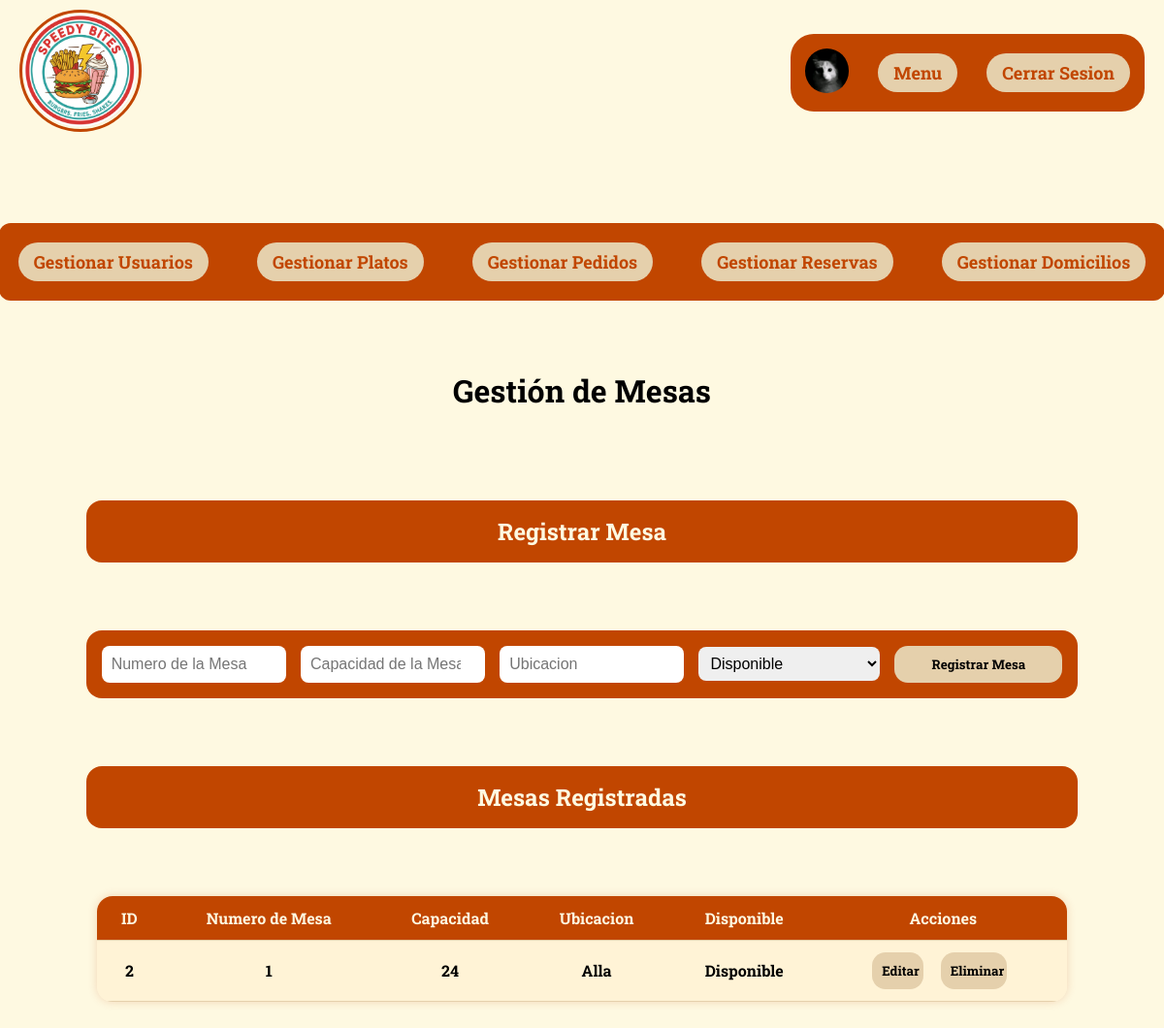
Page /Vista/html/mesas.php (signed in) on the committed database.
### tables this page shows
CREATE TABLE `mesas` (
  `ID_R` int(5) NOT NULL,
  `NumeroMesa` int(11) NOT NULL,
  `Capacidad` int(50) NOT NULL,
  `Ubicacion` varchar(255) NOT NULL,
  `Disponibilidad` tinyint(1) NOT NULL
);

### Modelo/ModeloMesas.php (called while the page is built, shortened)
<?php
require_once(ROOT_PATH . 'Configuracion/conexion.php');
class Mesas {
    public $db;
    public function __construct() {
        $this->db = DB::connect();
    }
    public function obtenerMesas() {
        $sql = "SELECT * FROM mesas";
        $stmt = $this->db->query($sql);
        return $stmt->fetchAll(PDO::FETCH_ASSOC);
    }
}

### Configuracion/conexion.php (called while the page is built, shortened)
<?php
class DB{
    private static $host = "localhost";
    private static $dbname = "resad";
    private static $username = "Adless";
    private static $password = "115";
    private static $charset = "utf8mb4";
    private static $pdo = null;
    public static function connect(){
        if(self::$pdo === null){
            try{
                $dn = "mysql:host=". self::$host.";dbname=". self::$dbname.";charset=".self::$charset;
                self::$pdo = new PDO($dn,self::$username,self::$password);
                self::$pdo->setAttribute(PDO::ATTR_ERRMODE, PDO::ERRMODE_EXCEPTION);
            }
            catch(PDOException $e){
                die("Error de conexion".$e -> getMessage());
            }
        }
        return self::$pdo;
    }
}
?>

### Vista/html/mesas.php (the view, shortened to what this page needs)
<?php
require_once '../../Modelo/ModeloMesas.php';
$usuario = $_SESSION['usuario_logueado'];
$mesas = $_SESSION['lista_mesas'] ?? [];
if ($usuario['Rolusu'] === 'Administrador' && empty($_SESSION['lista_mesas'])) {
    $modelreserva = new Mesas();
    $_SESSION['lista_mesas'] = $modelreserva->obtenerMesas();
    $mesas = $_SESSION['lista_mesas'];
}
?>
<!DOCTYPE html>
<html lang="es">
<head>
    <link href="../css/perfil.css" rel="stylesheet">
</head>
<body>
<?php if ($usuario): ?>
    <?php if ($usuario['Rolusu'] === 'Administrador'): ?>
        <nav>
            <ul>
                <li>
                    <a href="../../index.php">
                        <img src="../img/Logo.png" id="logo" alt="Logo">
                    </a>
                </li>
                <div id="navbotones">
                    <li>
                        <a href="./perfil.php">
                            <img id="fpp" src="../img/uP/<?= htmlspecialchars($usuario['ImagenPerfil'] ?? 'default.png') ?>" alt="Foto de perfil">
                        </a>
                    </li>
                    <li><a class="botonesnav" href="./menu.php">Menu</a></li>
                    <li><a class="botonesnav" href="../../Controlador/usuarioController.php?action=cerrarSesion">Cerrar Sesion</a></li>
                </div>
            </ul>
        </nav>
    <?php endif; ?>
<?php endif; ?>
<div class="Contenedor">
    <?php if ($usuario['Rolusu'] === 'Administrador'): ?>
     <div id="opciones">
        <a class="botonesnav" href="./perfil.php">Gestionar Usuarios</a>
        <a class="botonesnav" href="./rplato.php">Gestionar Platos</a>
        <a class="botonesnav" href="./pedidos.php">Gestionar Pedidos</a>
        <a class="botonesnav" href="./reservas.php">Gestionar Reservas</a>
        <a class="botonesnav" href="./domicilios.php">Gestionar Domicilios</a>
    </div>
    <div class="GesAdmin">
        <h1>Gestión de Mesas</h1>
        <h2 class="Crear">Registrar Mesa</h2>
        <form class="Crear" method="POST" action="../../Controlador/ReservaController.php?action=RegistrarR">
            <input type="number" name="NM" placeholder="Numero de la Mesa" required>
            <input type="number" name="CaP" placeholder="Capacidad de la Mesa" required>
            <input type="text" name="UB" placeholder="Ubicacion" required>
            <select name="DP">
                <option value="1">Disponible</option>
            </select>
            <button id="btn" type="submit">Registrar Mesa</button>
        </form>
        <h2 class="Crear">Mesas Registradas</h2>
        <table>
            <tr>
                <th>ID</th><th>Numero de Mesa</th><th>Capacidad</th><th>Ubicacion</th><th>Disponible</th><th>Acciones</th>
            </tr>
            <?php foreach ($mesas as $m): ?>
            <tr>
                <td><?= htmlspecialchars($m['ID_R']) ?></td>
                <td><?= htmlspecialchars($m['NumeroMesa']) ?></td>
                <td><?= htmlspecialchars($m['Capacidad']) ?></td>
                <td><?= htmlspecialchars($m['Ubicacion']) ?></td>
                <td><?= $m['Disponibilidad'] == 1 ? "Disponible" : "No disponible" ?></td>
                <td>
                    <form method="POST" action="reserva.php">
                        <button id="btn" type="submit">Editar</button>
                    </form>
                    <form method="POST" action="../../Controlador/ReservaController.php?action=EliminarR">
                        <button id="btn" type="submit" class="delete">Eliminar</button>
                    </form>
                </td>
            </tr>
            <?php endforeach; ?>
        </table>
    </div>
    <?php endif; ?>
</div>
</body>
</html>

### Vista/css/perfil.css (style rules this page uses)
* { text-decoration: none; text-decoration-line: none; }
body { font-family: "Roboto Slab", serif; font-optical-sizing: auto; font-weight: bold; font-style: normal; background-color: #FEF9E1; margin: 0; padding: 0; width: 100%; }
nav { width: 100%; }
ul { list-style-type: none; display: flex; justify-content: space-between; align-items: center; padding: 10px 20px; margin: 0; }
#logo { width: 120px; border: #C14600 3px solid; border-radius: 100%; }
#navbotones { background-color: #C14600; display: flex; justify-content: center; align-items: center; gap: 30px; padding: 15px; border-radius: 24px; }
.botonesnav { display: block; color: #C14600; padding: 8px 16px; text-decoration: none; font-size: 18px; background-color: #E5D0AC; border-radius: 26px; transition: 0.2s ease-out; white-space: nowrap; }
.Contenedor { display: flex; margin-top: 30px; margin-bottom: 50px; flex-direction: column; align-items: center; text-align: center; justify-content: center; padding: 20px; }
#fpp { width: 45px; border-radius: 100%; }
.GesAdmin { margin-top: 50px; display: flex; align-items: center; justify-content: space-between; flex-direction: column; gap: 50px; }
#opciones { display: flex; flex-direction: row; gap: 50px; margin-top: 30px; padding: 20px; border-radius: 12px; background-color: #C14600; }
.Crear, .Editar, .Reserva { background-color: #C14600; display: flex; flex-direction: row; width: 100%; border-radius: 16px; padding: 16px; color: #FEF9E1; align-items: center; justify-content: center; box-sizing: border-box; gap: 15px; }
input { width: 100%; padding: 10px; border: none; border-radius: 8px; box-sizing: border-box; font-size: 16px; }
#btn { padding: 10px; display: block; width: 90%; max-width: 200px; background-color: #E5D0AC; border-radius: 14px; border: none; font-family: "Roboto Slab", serif; font-optical-sizing: auto; font-weight: bold; font-style: normal; cursor: pointer; transition: 0.2s ease-out; text-align: center; }
select { width: 100%; padding: 8px; border: none; border-radius: 8px; box-sizing: border-box; font-size: 16px; }
table { width: 100%; max-width: 1000px; border-collapse: collapse; margin: 0 auto; font-family: "Roboto Slab", serif; background-color: #FEF9E1; box-shadow: 0 0 10px rgba(193, 70, 0, 0.2); border-radius: 16px; overflow: hidden; }
table th, table td { padding: 12px 16px; text-align: center; border-bottom: 1px solid #E5D0AC; }
table th { background-color: #C14600; color: #FEF9E1; font-weight: bold; font-size: 1em; }
table tr:nth-child(even) { background-color: #FFF3D6; }
table td form { display: inline-block; margin: 0 4px; }
table td button { padding: 6px 12px; background-color: #E5D0AC; border: none; border-radius: 10px; font-family: "Roboto Slab", serif; font-weight: bold; cursor: pointer; transition: background-color 0.2s ease-out; }

### rows in the picture
mesas: ID_R "2", NumeroMesa "1", Capacidad "24", Ubicacion "Alla", Disponibilidad "Disponible"
